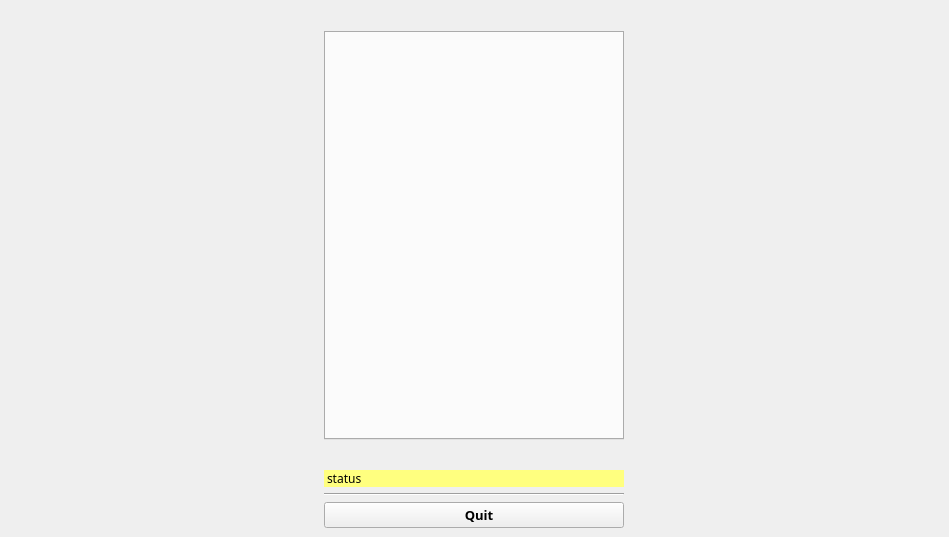
<?xml version="1.0" encoding="UTF-8"?>
<ui version="4.0">
 <class>MainWindow</class>
 <widget class="QMainWindow" name="MainWindow">
  <property name="geometry">
   <rect>
    <x>0</x>
    <y>0</y>
    <width>949</width>
    <height>537</height>
   </rect>
  </property>
  <property name="sizePolicy">
   <sizepolicy hsizetype="Preferred" vsizetype="Preferred">
    <horstretch>0</horstretch>
    <verstretch>0</verstretch>
   </sizepolicy>
  </property>
  <property name="minimumSize">
   <size>
    <width>0</width>
    <height>0</height>
   </size>
  </property>
  <property name="baseSize">
   <size>
    <width>0</width>
    <height>0</height>
   </size>
  </property>
  <property name="font">
   <font>
    <family>LMD Control</family>
   </font>
  </property>
  <property name="windowIcon">
   <iconset>
    <normaloff>+.png</normaloff>+.png</iconset>
  </property>
  <property name="autoFillBackground">
   <bool>false</bool>
  </property>
  <property name="tabShape">
   <enum>QTabWidget::Rounded</enum>
  </property>
  <property name="dockNestingEnabled">
   <bool>false</bool>
  </property>
  <property name="unifiedTitleAndToolBarOnMac">
   <bool>false</bool>
  </property>
  <widget class="QWidget" name="centralwidget">
   <property name="font">
    <font>
     <pointsize>9</pointsize>
     <weight>50</weight>
     <italic>false</italic>
     <bold>false</bold>
    </font>
   </property>
   <layout class="QGridLayout" name="gridLayout_5">
    <item row="2" column="1">
     <widget class="QWidget" name="wdtDisplay" native="true">
      <property name="minimumSize">
       <size>
        <width>300</width>
        <height>0</height>
       </size>
      </property>
      <property name="maximumSize">
       <size>
        <width>300</width>
        <height>300</height>
       </size>
      </property>
      <layout class="QVBoxLayout" name="vl_display">
       <property name="sizeConstraint">
        <enum>QLayout::SetMinimumSize</enum>
       </property>
      </layout>
     </widget>
    </item>
    <item row="4" column="1">
     <widget class="Line" name="line_2">
      <property name="orientation">
       <enum>Qt::Horizontal</enum>
      </property>
     </widget>
    </item>
    <item row="0" column="1">
     <widget class="QLabel" name="lblLogo">
      <property name="maximumSize">
       <size>
        <width>300</width>
        <height>16777215</height>
       </size>
      </property>
      <property name="frameShape">
       <enum>QFrame::NoFrame</enum>
      </property>
      <property name="lineWidth">
       <number>1</number>
      </property>
      <property name="text">
       <string/>
      </property>
      <property name="pixmap">
       <pixmap>+.png</pixmap>
      </property>
      <property name="alignment">
       <set>Qt::AlignCenter</set>
      </property>
     </widget>
    </item>
    <item row="5" column="1">
     <widget class="QPushButton" name="btnQuit">
      <property name="enabled">
       <bool>true</bool>
      </property>
      <property name="sizePolicy">
       <sizepolicy hsizetype="Minimum" vsizetype="Fixed">
        <horstretch>0</horstretch>
        <verstretch>0</verstretch>
       </sizepolicy>
      </property>
      <property name="minimumSize">
       <size>
        <width>300</width>
        <height>0</height>
       </size>
      </property>
      <property name="maximumSize">
       <size>
        <width>300</width>
        <height>16777215</height>
       </size>
      </property>
      <property name="font">
       <font>
        <pointsize>10</pointsize>
        <weight>75</weight>
        <bold>true</bold>
       </font>
      </property>
      <property name="autoFillBackground">
       <bool>false</bool>
      </property>
      <property name="text">
       <string>   Quit</string>
      </property>
      <property name="icon">
       <iconset theme="application-exit">
        <normaloff>../../../../../.designer/backup</normaloff>../../../../../.designer/backup</iconset>
      </property>
      <property name="flat">
       <bool>false</bool>
      </property>
     </widget>
    </item>
    <item row="1" column="1">
     <widget class="QTabWidget" name="tabWidget">
      <property name="minimumSize">
       <size>
        <width>300</width>
        <height>0</height>
       </size>
      </property>
      <property name="maximumSize">
       <size>
        <width>300</width>
        <height>16777215</height>
       </size>
      </property>
      <property name="font">
       <font>
        <italic>false</italic>
       </font>
      </property>
      <property name="currentIndex">
       <number>-1</number>
      </property>
     </widget>
    </item>
    <item row="0" column="0" rowspan="6">
     <layout class="QHBoxLayout" name="boxPlot">
      <property name="spacing">
       <number>0</number>
      </property>
      <property name="sizeConstraint">
       <enum>QLayout::SetDefaultConstraint</enum>
      </property>
     </layout>
    </item>
    <item row="3" column="1">
     <widget class="QLabel" name="lblStatus">
      <property name="maximumSize">
       <size>
        <width>300</width>
        <height>16777215</height>
       </size>
      </property>
      <property name="styleSheet">
       <string notr="true">background-color: rgb(255, 255, 127);</string>
      </property>
      <property name="text">
       <string>status</string>
      </property>
      <property name="margin">
       <number>3</number>
      </property>
      <property name="indent">
       <number>3</number>
      </property>
     </widget>
    </item>
   </layout>
  </widget>
 </widget>
 <resources/>
 <connections/>
</ui>
